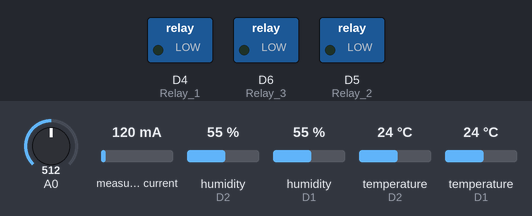
A sketch run on a simulated ESP8266 (NodeMCU). On the bench: switched loads named in the sketch (green lamp = pin HIGH). Wiring (inferred from the names in the program): 2 × DHT22 sensor: data D2 / data D1. The inputs (shaded band) are chosen by the test bench; at power-on: A0 = 512, measured current 120 mA, humidity (sensors on D2, D1) 55 %, temperature (sensors on D2, D1) 24 °C. WiFi joins after 1.5 s; servers stay silent unless stated; web services answer with replies made up by the test bench; what the sketch prints to the serial monitor is not drawn.

Above: at 0.0 s.
At 3.9 s:
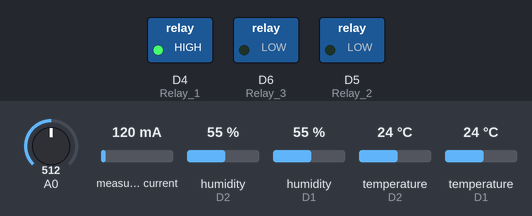
At 7.61 s:
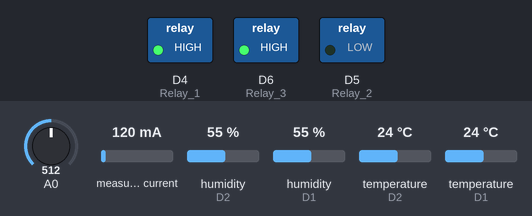
At 13.3 s:
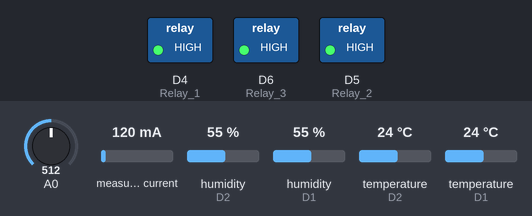
At 20.3 s:
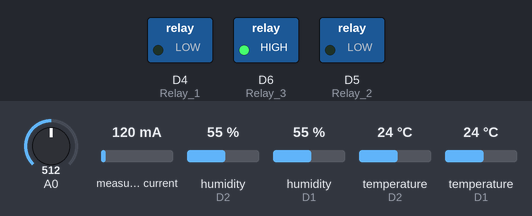
At 37.8 s:
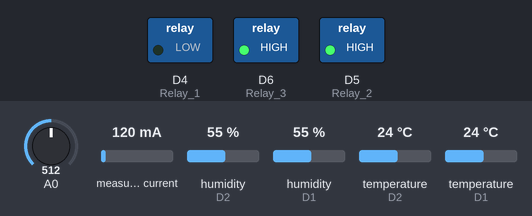
Timing chart, 0 to 40.0 s (numbered marks = the images above):
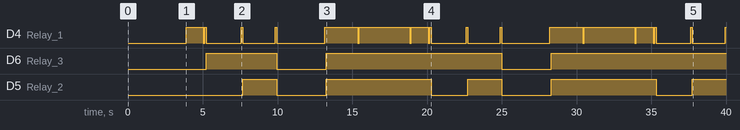

The sketch:

parameter_thingspeak.ino
```cpp
#include <ESP8266WiFi.h>
#include "DHT.h"
#include "EmonLib.h"                   // Include Emon Library

//----------------------Pin_Read_DHT22-----------//
#define DHT1PIN D2
#define DHT2PIN D1
#define DHT1TYPE DHT22
#define DHT2TYPE DHT22

//----------------------Pin_contron--------------//
#define Relay_1 D4
#define Relay_2 D5
#define Relay_3 D6

//--------------------Seve_value_Analog---------------//
float Analog_V_Fan,GetAnalog_Voltage_Fan;
float Analog_I_Fan,GetAnalog_Current_Fan;
float Analog_I_Com;
unsigned int Noise_LV;
float Analog_Noise;
double AmpsRMS = 0;


//--------------------Seve_value_Temp_Humidity_for_DHT22---------------//
float h1,t1,h2,t2;


//--------------------Set_value_connet_Router__and__upload_Thingspeak------//

const char* ssid     = "C&amp;amp;EST_RMUTI";
//const char* ssid     = "Internet_of_Farm";
const char* password = "123467890";
//******************WiFi***************************//
//const char* ssid     = "Smart-Soul";
//const char* password = "86Irit86h,8iv'";

const char* host = "api.thingspeak.com";

//-----------------Function_Read_DHT22-----------//

DHT dht1(DHT1PIN, DHT1TYPE);
DHT dht2(DHT2PIN, DHT2TYPE);

//--------USE EmonLib For caculate current------//

EnergyMonitor emon1;                   // Create an instance
double Irms;

//-----------------Function_Set_for_Arduino-------//

void setup() {

  //-------------------------Using_Pin_Contron_and_LED_Status---------------//
  pinMode(Relay_1, OUTPUT);
  pinMode(Relay_2, OUTPUT);
  pinMode(Relay_3, OUTPUT);
  pinMode(BUILTIN_LED, OUTPUT);
  //------------------------------DHT22--------------------------//
  dht1.begin();
  dht2.begin();
emon1.current(A0,15.151515);             // Current: input pin, calibration. 31.0303
 for(int Calibrate = 0 ; Calibrate<10; Calibrate++ )
 {
   Irms = emon1.calcIrms(1480);  // Calculate Irms only
  Serial.println(Irms);          // Irms
  delay(50);
 }

  //--------------------Tell_Mornitor_--------------//
  Serial.begin(115200);
  delay(10);
  Serial.println();
  Serial.println();
  //---------------------Connet_Router--------------------//
  Serial.println(ssid);
  WiFi.begin(ssid, password);

  //-----------------------------------------------------//
  while(WiFi.status() != WL_CONNECTED){
    delay(500);
    Serial.print(".");
  }
  //--------------------------Conneting----------------------//
  Serial.println("");
  Serial.println("WiFi connected");
  Serial.println("IP address: ");
  Serial.println(WiFi.localIP());
}

//--------------------------------------------------------------------//

//----------------------------LED Status Working-------------------------------------------//
void Tell_Status_Work(){

  digitalWrite(BUILTIN_LED,LOW); delay(100);
  digitalWrite(BUILTIN_LED,HIGH); delay(100);
}


float getVPP()
{
  float result;
  int readValue;             //value read from the sensor
  int maxValue = 0;          // store max value here
  int minValue = 1024;          // store min value here

   uint32_t start_time = millis();
   while((millis()-start_time) < 1000) //sample for 1 Sec
   {
       readValue = analogRead(A0);
       // see if you have a new maxValue
       if (readValue > maxValue)
       {
           /*record the maximum sensor value*/
           maxValue = readValue;
       }
       if (readValue < minValue)
       {
           /*record the maximum sensor value*/
           minValue = readValue;
       }
   }

   // Subtract min from max
   result = ((maxValue - minValue) * 5.0)/1024.0;

   return result;
 }
void get_CurrentRMSR()
{
double Voltage = 0;
double VRMS = 0;

   Voltage = getVPP();
   VRMS = (Voltage/2.0) *0.707;
   AmpsRMS = (VRMS * 1000)/100;
   if(AmpsRMS<=0.15)AmpsRMS = 0.00;
   Serial.print(AmpsRMS);
   Serial.println(" Amps RMS");

}

void Function_Work(){
//---------------------------------------------------------------------//
//***************************************************////----------------------- Function Number 1 ---------------------------

//**READ CT Current Sensor***//
  digitalWrite(Relay_1, LOW);
  digitalWrite(Relay_2, LOW);
  digitalWrite(Relay_3, HIGH);
  delay(100);
   // emon1.current(A0,30.0303);             // Current: input pin, calibration.
 for(int Calibrate = 0 ; Calibrate<5; Calibrate++ )
 {
   Irms = emon1.calcIrms(1480);  // Calculate Irms only
  Serial.println(Irms);          // Irms
  delay(10);
 }
 Serial.print(" CT Read Value : ");
  Serial.print(analogRead(A0));
  Irms = emon1.calcIrms(1480);  // Calculate Irms only
  Serial.print("\t");
  Serial.print(" A = ");
  Serial.println(Irms);          // Irms
  delay(1000);

  Tell_Status_Work();

//-----------------------------------------------------//
//***READ Voltage Fan***-//****************************//////--------------------- Function Number 2 ---------------------------

  digitalWrite(Relay_1, LOW);
  digitalWrite(Relay_2, HIGH);
  digitalWrite(Relay_3, HIGH);
  delay(100);
  Serial.print(" Voltage Value : ");


  Serial.print(analogRead(A0));
  Serial.print("\t");
  GetAnalog_Voltage_Fan = analogRead(A0);
  if(GetAnalog_Voltage_Fan <= 50) GetAnalog_Voltage_Fan = 0;
  Serial.print(" Voltage :  ");
  Serial.print(GetAnalog_Voltage_Fan/4.36363636);
  Serial.println(" Volt ");
  Analog_V_Fan = int(GetAnalog_Voltage_Fan/4.36363636);
  delay(2000);
  Tell_Status_Work();

//-----------------------------------------------------//
//*****READ ACS712 30A Current Sensor**///*******************///---------------------- Function Number 3 ---------------------------

  digitalWrite(Relay_1, LOW);
  digitalWrite(Relay_2, LOW);
  digitalWrite(Relay_3, LOW);
  delay(100);
 /* Serial.print(" Current Value : ");
 float Get_amp = analogRead(A0);
  Serial.print(analogRead(A0));
  GetAnalog_Current_Fan = Get_amp - 150;
   Serial.print("\t");
  Serial.print(" Current :  ");
  Serial.print((GetAnalog_Current_Fan*0.0264193)-13);
  Serial.println(" A ");
  Analog_I_Fan = int((GetAnalog_Current_Fan*0.0264193)-13);*/
Serial.print(" Current Value : ");
Serial.print(analogRead(A0));
Serial.print(" \t ");
Serial.print(" Current RMS : ");
  get_CurrentRMSR();
  delay(2000);
  Tell_Status_Work();

  //-----------------------------------------------///
  //*****READ Condacer MIC****//*//****************************////--------------------- Function Number 4 ---------------------------

  digitalWrite(Relay_1, HIGH);
  digitalWrite(Relay_2, HIGH);
  digitalWrite(Relay_3, HIGH);
  delay(100);
  // Serial.print(analogRead(A0));
   Analog_Noise = analogRead(A0);
   Serial.print(" Noise Value : ");
   Serial.print(Analog_Noise);
   Serial.print("\t");
     if(Analog_Noise>=600) Noise_LV = 2;
     else if(Analog_Noise<600 && Analog_Noise>300) Noise_LV = 1;
     else if(Analog_Noise<=300 && Analog_Noise>=0) Noise_LV = 0;
  Serial.print(" Noise Level : ");
  Serial.println(Noise_LV);
  delay(2000);
  Tell_Status_Work();

}
//--------------------------Function_Read_value_voltagt_Fan------------//


void Read_Temp_Humidity_DHT22(){

 h1 = dht1.readHumidity();
 t1 = dht1.readTemperature();
 h2 = dht2.readHumidity();
 t2 = dht2.readTemperature();
 Serial.print(" T1 = ");
 Serial.print(t1);
 Serial.print(" H1 = ");
 Serial.println(h1);
 Serial.print(" T2 = ");
 Serial.print(t2);
 Serial.print(" H2 = ");
 Serial.println(h2);
 delay(500);
 Tell_Status_Work();
}


//--------------------------------Function_upload_Thingspeak------------------//

void upload_Thingspeak(){

  delay(2000);
  Serial.print("connecting to ");
  Serial.println(host);

  WiFiClient client;
  const int httpPort = 80;
  if (!client.connect(host, httpPort)) {
    Serial.println("connection failed");
    return;
  }

  /*--------------------------------------------------------------------V_Fan-------------------I_Fan-------------------I_Com--------------------Noise--------------------t1----------------------h1----------------------t2----------------------h2-------*/

  client.print(String("GET /update?key=84XWXY1ODD3G51TO&field1=" + String(Analog_V_Fan)+"&field2=" + String(AmpsRMS)+"&field3=" + String(Irms)+"&field4=" + String(Noise_LV)+"&field5=" + String(t1)+"&field6=" + String(h1)+"&field5=" + String(t2)+"&field6=" + String(h2)) + " HTTP/1.1\r\n" +
               "Host: " + host + "\r\n" +
               "Connection: close\r\n\r\n");
  delay(10);

  while(client.available()){
    String line = client.readStringUntil('\r');
    Serial.print(line);
  }

  Serial.println();
  Serial.println("closing connection");

}

//--------------------------------Function_work_for_Arduino--------------//
void loop() {

  Tell_Status_Work();
  Read_Temp_Humidity_DHT22();
  Function_Work();
  upload_Thingspeak();

}
```

Measured:
- by itself, D6 (Relay_3): goes HIGH 4.7 s, LOW 3.3 s, HIGH 11.7 s, LOW 3.3 s, then HIGH
- by itself, D5 (Relay_2): LOW → HIGH at 7.7 s, → LOW 2.3 s later, → HIGH 3.3 s later, → LOW 7.0 s later, … (9 changes in this stretch)
- by itself, D4 (Relay_1): repeats every 15.0 s: LOW 0.10 s, HIGH 0.10 s, LOW 2.3 s, HIGH 0.10 s, LOW 2.2 s, HIGH 0.10 s, LOW 3.2 s, HIGH 2.2 s, LOW 0.10 s, HIGH 3.4 s, LOW 0.10 s, HIGH 1.1 s
